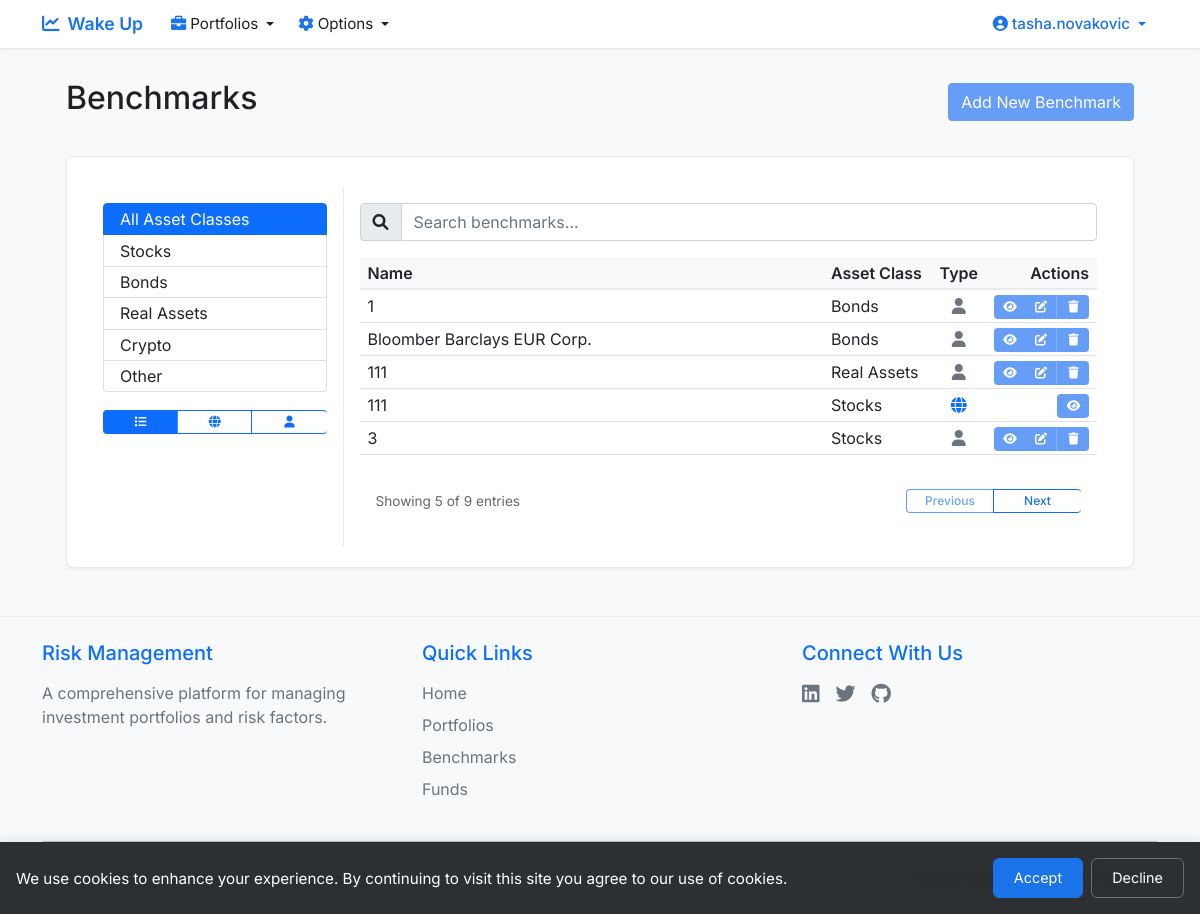
The app's page /get_benchmarks (signed in) with its own data.
### app.py (models this page shows, shortened)
class User(UserMixin, db.Model):
    id = db.Column(db.Integer, primary_key=True)
    email = db.Column(db.String(120), unique=True, nullable=False)
    name = db.Column(db.String(80), nullable=False)
    password_hash = db.Column(db.String(128))
    user_type = db.Column(db.String(20), default='beginner')
    created_at = db.Column(db.DateTime, default=datetime.utcnow)
    birthday = db.Column(db.Date, nullable=True)
    portfolios = db.relationship('Portfolio', backref='user', lazy=True)
    benchmarks = db.relationship('Benchmark', back_populates='user', lazy=True)
    funds = db.relationship('Fund', back_populates='user', lazy=True)
    def is_admin(self):
        return self.user_type == 'admin'

class Benchmark(db.Model):
    __tablename__ = 'benchmark'
    id = db.Column(db.Integer, primary_key=True)
    benchmark_name = db.Column(db.String(120), nullable=False)
    user_id = db.Column(db.Integer, db.ForeignKey('user.id'), nullable=False)
    generic_benchmark = db.Column(db.Integer, nullable=False, default=0)
    risk_factor_id = db.Column(db.Integer, db.ForeignKey('risk_factor.id'), nullable=True)
    beta = db.Column(db.Float, nullable=True)
    mod_duration = db.Column(db.Float, nullable=True)
    fx = db.Column(db.Float, nullable=True)
    usd = db.Column(db.Float, nullable=True)
    us = db.Column(db.Float, nullable=True)
    asset_class = db.Column(db.String(20), nullable=True)
    region = db.Column(db.String(20), nullable=True)
    developed = db.Column(db.String(20), nullable=True)
    created_at = db.Column(db.DateTime, nullable=False, default=datetime.utcnow)
    user = db.relationship('User', back_populates='benchmarks', lazy=True)
    risk_factor = db.relationship('RiskFactor', back_populates='benchmarks', lazy=True)
    funds = db.relationship('Fund', back_populates='benchmark', lazy=True)

### app.py (the view)
@app.route('/get_benchmarks')
@login_required
def get_benchmarks():
    benchmarks = Benchmark.query.filter(
        (Benchmark.generic_benchmark == 1) |  # Show all generic benchmarks
        (Benchmark.user_id == current_user.id)  # Show user's own benchmarks
    ).order_by(Benchmark.asset_class, Benchmark.benchmark_name).all()
    return render_template('benchmarks.html', benchmarks=benchmarks, asset_classes=ASSET_CLASSES)

### templates/benchmarks.html (shortened to what this page needs)
{% extends "base.html" %}
{% block content %}
<div class="container-fluid px-4">
    <div class="d-flex justify-content-between align-items-center mb-4">
        <h2>Benchmarks</h2>
        <a href="{{ url_for('new_benchmark') }}" class="btn btn-primary">Add New Benchmark</a>
    </div>
    <div class="card" style="padding: 30px 20px 20px 20px;">
        <div class="card-body p-0">
            <div class="row g-0">
                <div class="col-md-3 border-end">
                    <div class="p-3">
                        <div class="list-group">
                            <button type="button" class="list-group-item list-group-item-action active" data-asset-class="all">
                                All Asset Classes
                            </button>
                            {% for asset_class in asset_classes %}
                            <button type="button" class="list-group-item list-group-item-action" data-asset-class="{{ asset_class }}">
                                {{ asset_class }}
                            </button>
                            {% endfor %}
                        </div>
                        <div class="mt-3">
                            <div class="btn-group w-100" role="group">
                                <button type="button" class="btn btn-outline-primary active" data-benchmark-type="all" title="Show All Benchmarks">
                                    <i class="fas fa-list"></i>
                                </button>
                                <button type="button" class="btn btn-outline-primary" data-benchmark-type="generic" title="Show Generic Benchmarks">
                                    <i class="fas fa-globe"></i>
                                </button>
                                <button type="button" class="btn btn-outline-primary" data-benchmark-type="user" title="Show User-Specific Benchmarks">
                                    <i class="fas fa-user"></i>
                                </button>
                            </div>
                        </div>
                    </div>
                </div>
                <div class="col-md-9">
                    <div class="p-3 d-flex flex-column" style="height: 100%;">
                        <div class="mb-3">
                            <div class="input-group">
                                <span class="input-group-text">
                                    <i class="fas fa-search"></i>
                                </span>
                                <input type="text" class="form-control" id="searchInput" placeholder="Search benchmarks...">
                            </div>
                        </div>
                        <div class="table-container flex-grow-1 d-flex flex-column">
                            <div class="table-responsive">
                                <table class="table table-hover mb-0" id="benchmarksTable">
                                    <thead>
                                        <tr>
                                            <th style="width: 65%">Name</th>
                                            <th style="width: 15%">Asset Class</th>
                                            <th style="width: 5%; text-align: center">Type</th>
                                            <th style="width: 15%; text-align: right">Actions</th>
                                        </tr>
                                    </thead>
                                    <tbody>
                                        {% for benchmark in benchmarks %}
                                        <tr data-asset-class="{{ benchmark.asset_class }}" data-benchmark-id="{{ benchmark.id }}">
                                            <td class="text-truncate" style="max-width: 0;">{{ benchmark.benchmark_name }}</td>
                                            <td class="text-truncate" style="max-width: 0;">{{ benchmark.asset_class or '-' }}</td>
                                            <td class="text-center">
                                                {% if benchmark.generic_benchmark %}
                                                <i class="fas fa-globe" style="color: #0d6efd;" title="Generic Benchmark"></i>
                                                {% else %}
                                                <i class="fas fa-user" style="color: #6c757d;" title="User-Specific Benchmark"></i>
                                                {% endif %}
                                            </td>
                                            <td class="text-end">
                                                <div class="btn-group">
                                                    <a href="{{ url_for('view_benchmark', id=benchmark.id) }}"
                                                       class="btn btn-primary btn-sm"
                                                       title="View">
                                                        <i class="fas fa-eye"></i>
                                                    </a>
                                                    {% if current_user.is_admin() or benchmark.user_id == current_user.id %}
                                                    <a href="{{ url_for('edit_benchmark', id=benchmark.id) }}"
                                                       class="btn btn-primary btn-sm"
                                                       title="Edit">
                                                        <i class="fas fa-edit"></i>
                                                    </a>
                                                    <form action="{{ url_for('delete_benchmark', id=benchmark.id) }}" method="POST" style="display: inline;">
                                                        <button type="submit" class="btn btn-primary btn-sm"
                                                                title="Delete"
                                                                onclick="return confirm('Are you sure you want to delete this benchmark?')">
                                                            <i class="fas fa-trash"></i>
                                                        </button>
                                                    </form>
                                                    {% endif %}
                                                </div>
                                            </td>
                                        </tr>
                                        {% endfor %}
                                    </tbody>
                                </table>
                            </div>
                            <div class="d-flex justify-content-between align-items-center mt-3">
                                <div class="ps-3 pagination-text">
                                    Showing <span id="showingCount">0</span> of <span id="totalCount">0</span> entries
                                </div>
                                <div class="btn-group pe-3">
                                    <button type="button" class="btn btn-outline-primary" id="prevPage" disabled>Previous</button>
                                    <button type="button" class="btn btn-outline-primary" id="nextPage" disabled>Next</button>
                                </div>
                            </div>
                        </div>
                    </div>
                </div>
            </div>
        </div>
    </div>
</div>
{% endblock %}

### templates/base.html (shortened to what this page needs)
<!DOCTYPE html>
<html lang="en">
<head>
    <link href="https://cdn.jsdelivr.net/npm/bootstrap@5.1.3/dist/css/bootstrap.min.css" rel="stylesheet">
    <link href="https://cdnjs.cloudflare.com/ajax/libs/font-awesome/6.0.0/css/all.min.css" rel="stylesheet">
</head>
<body>
    <nav class="navbar navbar-expand-lg">
        <div class="container">
            <a class="navbar-brand" href="{{ url_for('home') }}">
                <i class="fas fa-chart-line me-2"></i>Wake Up
            </a>
            <div class="collapse navbar-collapse" id="navbarNav">
                <ul class="navbar-nav me-auto">
                    {% if current_user.is_authenticated %}
                    <li class="nav-item dropdown">
                        <a class="nav-link dropdown-toggle" href="#" id="portfoliosDropdown" role="button" data-bs-toggle="dropdown">
                            <i class="fas fa-briefcase me-1"></i>Portfolios
                        </a>
                    </li>
                    <li class="nav-item dropdown">
                        <a class="nav-link dropdown-toggle" href="#" id="optionsDropdown" role="button" data-bs-toggle="dropdown">
                            <i class="fas fa-cog me-1"></i>Options
                        </a>
                    </li>
                    {% endif %}
                </ul>
                <ul class="navbar-nav ms-auto">
                    {% if current_user.is_authenticated %}
                    <li class="nav-item dropdown">
                        <a class="nav-link dropdown-toggle profile-link" href="#" id="profileDropdown" role="button" data-bs-toggle="dropdown">
                            <i class="fas fa-user-circle me-1"></i>{{ current_user.name }}
                        </a>
                    </li>
                    {% endif %}
                </ul>
            </div>
        </div>
    </nav>
    <div class="main-content">
        <div class="container mt-4 pb-5">
            {% block content %}{% endblock %}
        </div>
    </div>
    <div id="cookieConsent" class="cookie-consent" style="display: none;">
        <div class="cookie-content">
            <p>We use cookies to enhance your experience. By continuing to visit this site you agree to our use of cookies.</p>
            <div class="cookie-buttons">
                <button onclick="acceptCookies()" class="btn btn-primary">Accept</button>
                <button onclick="declineCookies()" class="btn btn-secondary">Decline</button>
            </div>
        </div>
    </div>
    <footer class="footer mt-auto py-4 bg-light">
        <div class="container">
            <div class="row">
                <div class="col-md-4 mb-3 mb-md-0">
                    <h5 class="text-primary mb-3">Risk Management</h5>
                    <p class="text-muted mb-0">A comprehensive platform for managing investment portfolios and risk factors.</p>
                </div>
                <div class="col-md-4 mb-3 mb-md-0">
                    <h5 class="text-primary mb-3">Quick Links</h5>
                    <ul class="list-unstyled">
                        <li class="mb-2"><a href="{{ url_for('home') }}" class="text-decoration-none text-muted">Home</a></li>
                        <li class="mb-2"><a href="{{ url_for('get_portfolios') }}" class="text-decoration-none text-muted">Portfolios</a></li>
                        <li class="mb-2"><a href="{{ url_for('get_benchmarks') }}" class="text-decoration-none text-muted">Benchmarks</a></li>
                        <li class="mb-2"><a href="{{ url_for('get_funds') }}" class="text-decoration-none text-muted">Funds</a></li>
                    </ul>
                </div>
                <div class="col-md-4">
                    <h5 class="text-primary mb-3">Connect With Us</h5>
                    <div class="d-flex gap-3">
                        <a href="#" class="text-muted text-decoration-none" title="LinkedIn">
                            <i class="fab fa-linkedin fa-lg"></i>
                        </a>
                        <a href="#" class="text-muted text-decoration-none" title="Twitter">
                            <i class="fab fa-twitter fa-lg"></i>
                        </a>
                        <a href="#" class="text-muted text-decoration-none" title="GitHub">
                            <i class="fab fa-github fa-lg"></i>
                        </a>
                    </div>
                </div>
            </div>
            <div class="row align-items-center">
                <div class="col-md-6 text-center text-md-start">
                    <p class="text-muted mb-0">&copy; {{ now.year }} Risk Management. All rights reserved.</p>
                </div>
                <div class="col-md-6 text-center text-md-end">
                    <a href="{{ url_for('privacy_policy') }}" class="text-muted text-decoration-none me-3">Privacy Policy</a>
                    <a href="#" class="text-muted text-decoration-none">Terms of Service</a>
                </div>
            </div>
        </div>
    </footer>
</body>
</html>

### records on screen
User: name "tasha.novakovic"
Benchmark: benchmark_name "1", asset_class "Bonds", generic_benchmark 0 (drawn)
Benchmark: benchmark_name "Bloomber Barclays EUR Corp.", asset_class "Bonds", generic_benchmark 0 (drawn)
Benchmark: benchmark_name "111", asset_class "Real Assets", generic_benchmark 0 (drawn)
Benchmark: benchmark_name "111", asset_class "Stocks", generic_benchmark 1 (drawn)
Benchmark: benchmark_name "3", asset_class "Stocks", generic_benchmark 0 (drawn)

### other values on screen
{{ asset_class }} "Stocks" "Bonds" "Real Assets" "Crypto" "Other"
